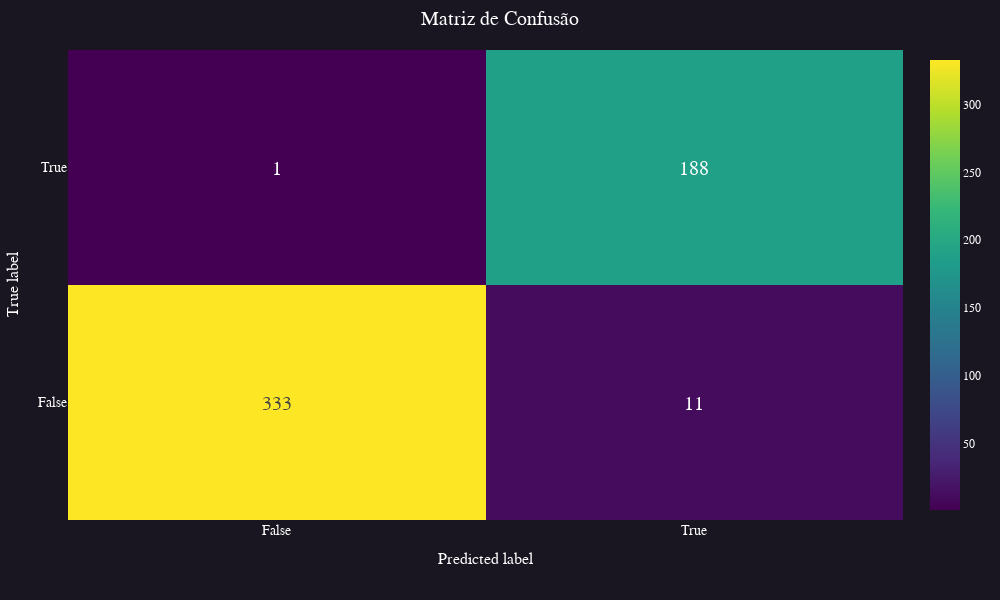

The notebook cell this image was saved under:
### Code cell
matriz_confusao = confusion_matrix(y_test, y_test_pred)

fig = go.Figure(
    go.Heatmap(
        z=matriz_confusao,
        text=matriz_confusao,
        texttemplate="%{text}",
        textfont={"size":20},
        x=['False', 'True'],
        y=['False', 'True'],
        colorscale='Viridis'
    )
)
fig.update_layout(
    title_text="Matriz de Confusão",
    xaxis_title='Predicted label',
    yaxis_title='True label',
    # Padrao
    **layout_padrao,
)

fig.show()

### Figure 1 — Plotly figure (JSON) as saved in the notebook; plotly's stock layout.template omitted (floating-point values rounded to 4 significant figures)
{"data": [{"colorscale": [[0, "#440154"], [0.1111, "#482878"], [0.2222, "#3e4989"], [0.3333, "#31688e"], [0.4444, "#26828e"], [0.5556, "#1f9e89"], [0.6667, "#35b779"], [0.7778, "#6ece58"], [0.8889, "#b5de2b"], [1, "#fde725"]], "text": [[333, 11], [1, 188]], "textfont": {"size": 20}, "texttemplate": "%{text}", "type": "heatmap", "x": ["False", "True"], "y": ["False", "True"], "z": [[333, 11], [1, 188]]}], "layout": {"font": {"color": "#fff", "family": "Balto"}, "height": 600, "margin": {"b": 80, "l": 60, "r": 30, "t": 50}, "paper_bgcolor": "#191622", "plot_bgcolor": "#191622", "title": {"font": {"size": 20}, "text": "Matriz de Confusão", "x": 0.5, "xanchor": "center"}, "width": 1000, "xaxis": {"gridcolor": "#868686", "gridwidth": 1, "tickfont": {"size": 14}, "title": {"font": {"size": 16}, "text": "Predicted label"}, "zerolinecolor": "#868686", "zerolinewidth": 2}, "yaxis": {"gridcolor": "#868686", "gridwidth": 1, "tickfont": {"size": 14}, "title": {"font": {"size": 16}, "text": "True label"}, "zerolinecolor": "#868686", "zerolinewidth": 2}}}
